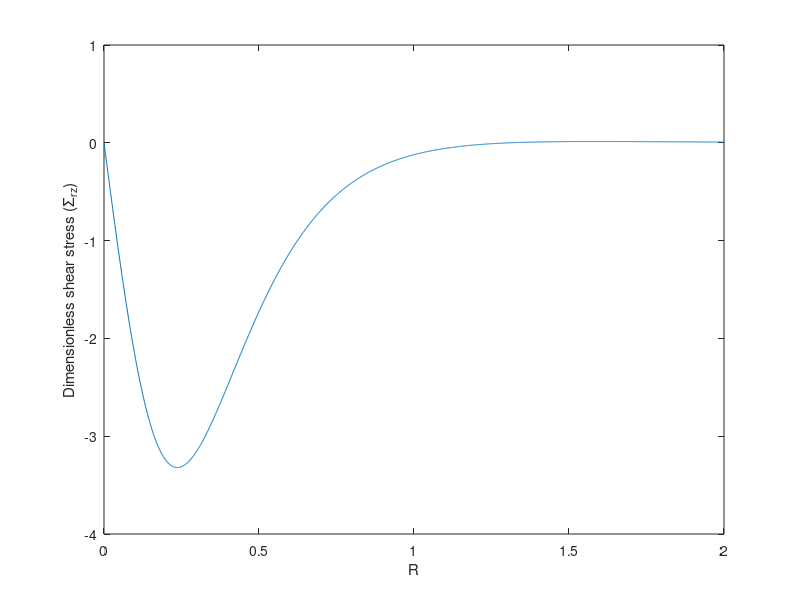

Write the MATLAB code that produced this figure.
R=0:0.001:2;
Z=0.5;
nu=0.2;gamma=3.2453;beta=2.9247;H=0.8;
delta=3-4.*nu;
delta2=1-nu;
delta3=1-2.*nu;
A=delta+(1./delta);
B=4./delta;
C=(((delta-1).^2)./delta)+(delta./(delta+1).^2)+1;
I1=3.*delta.*(Z.^2).*R./(Z.^2+R.^2).^(5/2);
A1=Z+2.*H;
I2=-4.*delta2.*delta3.*R./(A1.^2+R.^2).^(3/2)-....
3.*Z.*R.*A1.*(1-A.*delta)./(A1.^2+R.^2).^(5/2)-....
6.*(R.^2-4.*A1.^2).*R.*H.*(Z-H)./(A1.^2+R.^2).^(7/2)-....
15.*delta.*B.*Z.*H.^2.*R.*A1.*(3.*R.^2-4.*A1.^2)./(A1.^2+R.^2).^(9/2);
A2=Z+4.*H;
I3=-4.*delta2.*delta3.*A.*R./(A2.^2+R.^2).^(3/2)-....
3.*A.*Z.*R.*A2./(A2.^2+R.^2).^(5/2)-....
6.*(R.^2-4.*A2.^2).*R.*H.*(A.*(Z-H)-2.*B.*H.*delta2.*delta3)./(A2.^2+R.^2).^(7/2)+....
15.*B.*Z.*H.^2.*R.*A2.*(3.*R.^2-4.*A2.^2)./(A2.^2+R.^2).^(9/2)+....
90.*R.*B.*H.^3.*(Z-H).*(8.*A2.^4-12.*A2.^2.*R.^2+R.^4)./(A2.^2+R.^2).^(11/2);
A3=Z+gamma.*H;
I4=delta.*(3.*C.*Z.*R.*A3./(A3.^2+R.^2).^(5/2)-...
15.*beta.*Z.*H.^2.*R.*A3.*(3.*R.^2-4.*A3.^2)./(A3.^2+R.^2).^(9/2));
A4=Z+(gamma+2).*H;
I5=-4.*delta2.*delta3.*C.*R./(A4.^2+R.^2).^(3/2)-....
3.*C.*Z.*R.*A4./(A4.^2+R.^2).^(5/2)-....
6.*(R.^2-4.*A4.^2).*R.*H.*(C.*(Z-H)-2.*beta.*H.*delta2.*delta3)./(A4.^2+R.^2).^(7/2)+....
15.*beta.*Z.*H.^2.*R.*A4.*(3.*R.^2-4.*A4.^2)./(A4.^2+R.^2).^(9/2)+....
90.*R.*beta.*H.^3.*(Z-H).*(8.*A4.^4-12.*A4.^2.*R.^2+R.^4)./(A4.^2+R.^2).^(11/2);
A5=2.*H-Z;
I6=-4.*delta2.*delta3.*R./(A5.^2+R.^2).^(3/2)+....
3.*Z.*R.*A5./(A5.^2+R.^2).^(5/2)-....
6.*(R.^2-4.*A5.^2).*R.*H.*(Z-H)./(A5.^2+R.^2).^(7/2);
A6=4.*H-Z;
I7=-4.*delta2.*delta3.*A.*R./(A6.^2+R.^2).^(3/2)+....
3.*(A-delta).*Z.*R.*A6./(A6.^2+R.^2).^(5/2)-....
6.*(R.^2-4.*A6.^2).*R.*H.*(A.*(Z-H)-2.*B.*H.*delta2.*delta3)./(A6.^2+R.^2).^(7/2)-....
15.*B.*Z.*H.^2.*R.*A6.*(3.*R.^2-4.*A6.^2)./(A6.^2+R.^2).^(9/2)+....
90.*R.*B.*H.^3.*(Z-H).*(8.*A6.^4-12.*A6.^2.*R.^2+R.^4)./(A6.^2+R.^2).^(11/2);
A7=6.*H-Z;
I8=delta.*(3.*A.*Z.*R.*A7./(A7.^2+R.^2).^(5/2)-....
15.*B.*Z.*H.^2.*R.*A7.*(3.*R.^2-4.*A7.^2)./(A7.^2+R.^2).^(9/2));
A8=(gamma+2).*H-Z;
I9=-4.*delta2.*delta3.*C.*R./(A8.^2+R.^2).^(3/2)+....
3.*C.*Z.*R.*A8./(A8.^2+R.^2).^(5/2)-....
6.*(R.^2-4.*A8.^2).*R.*H.*(C.*(Z-H)-2.*beta.*H.*delta2.*delta3)./(A8.^2+R.^2).^(7/2)-....
15.*beta.*Z.*H.^2.*R.*A8.*(3.*R.^2-4.*A8.^2)./(A8.^2+R.^2).^(9/2)+....
90.*R.*beta.*H.^3.*(Z-H).*(8.*A8.^4-12.*A8.^2.*R.^2+R.^4)./(A8.^2+R.^2).^(11/2);
A9=(gamma+4).*H-Z;
I10=delta.*(3.*C.*Z.*R.*A9./(A9.^2+R.^2).^(5/2)-....
15.*beta.*Z.*H.^2.*R.*A9.*(3.*R.^2-4.*A9.^2)./(A9.^2+R.^2).^(9/2));
sigma=(-I1+I2-I3-I4+I5-I6+I7+I8-I9-I10)./2;
Sigmarz=real(sigma);
XX=[R;Sigmarz];
fid=fopen('F8.txt','wt');
fprintf(fid,'%-10.6f %-10.6f \n',XX);
fclose(fid);
% subplot(3,2,1)
%       plot(X,SIGMA11)
%      hold on
% plot(X,SIGMA12)
% hold on
% subplot(3,2,2)
   plot(R,Sigmarz)
   xlabel('R'); ylabel('Dimensionless shear stress (\Sigma_{rz})');
   hold on